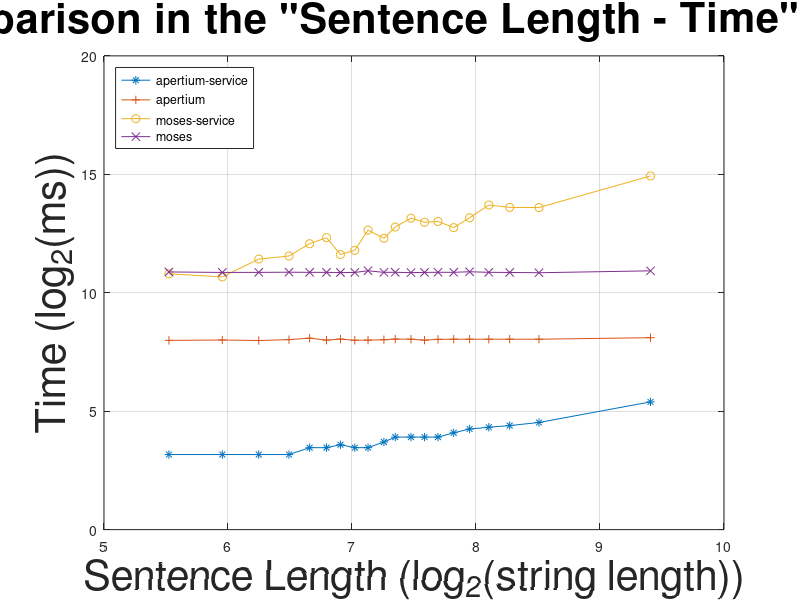

This figure's MATLAB source: (Note: this script raises an error after producing the figure.)
as = [9 9 9 9 11 11 12 11 11 13 15 15 15 15 17 19 20 21 23 42];
a = [254 257 253 260 271 256 264 255 256 259 264 263 256 262 263 263 263 263 263 275];
ms = [1783 1627 2746 3004 4302 5134 3138 3544 6403 5038 7009 9082 8046 8254 6885 9185 13338 12447 12401 31235];
m = [1883 1856 1859 1869 1861 1859 1853 1855 1949 1860 1864 1846 1858 1864 1862 1894 1862 1855 1840 1945];

x = [46 62 76 90 101 111 120 130 140 153 163 178 192 207 226 247 275 309 364 679];

plot(log2(x), log2(as), "-*;apertium-service;", 
	log2(x), log2(a), "-+;apertium;",
	log2(x), log2(ms), "-o;moses-service;",
	log2(x), log2(m), "-x;moses;");

title ('Comparison in the "Sentence Length - Time" space', "fontsize", 30);
xlabel ("Sentence Length (log_{2}(string length))", "fontsize", 30);
ylabel ("Time (log_{2}(ms))", "fontsize", 30);
legend ("location", "northwest");
legend ("boxon");
grid ("on");
ylim ([0, 20]);

print comp.png -dpng -mono -solid -F:30;

replot;
